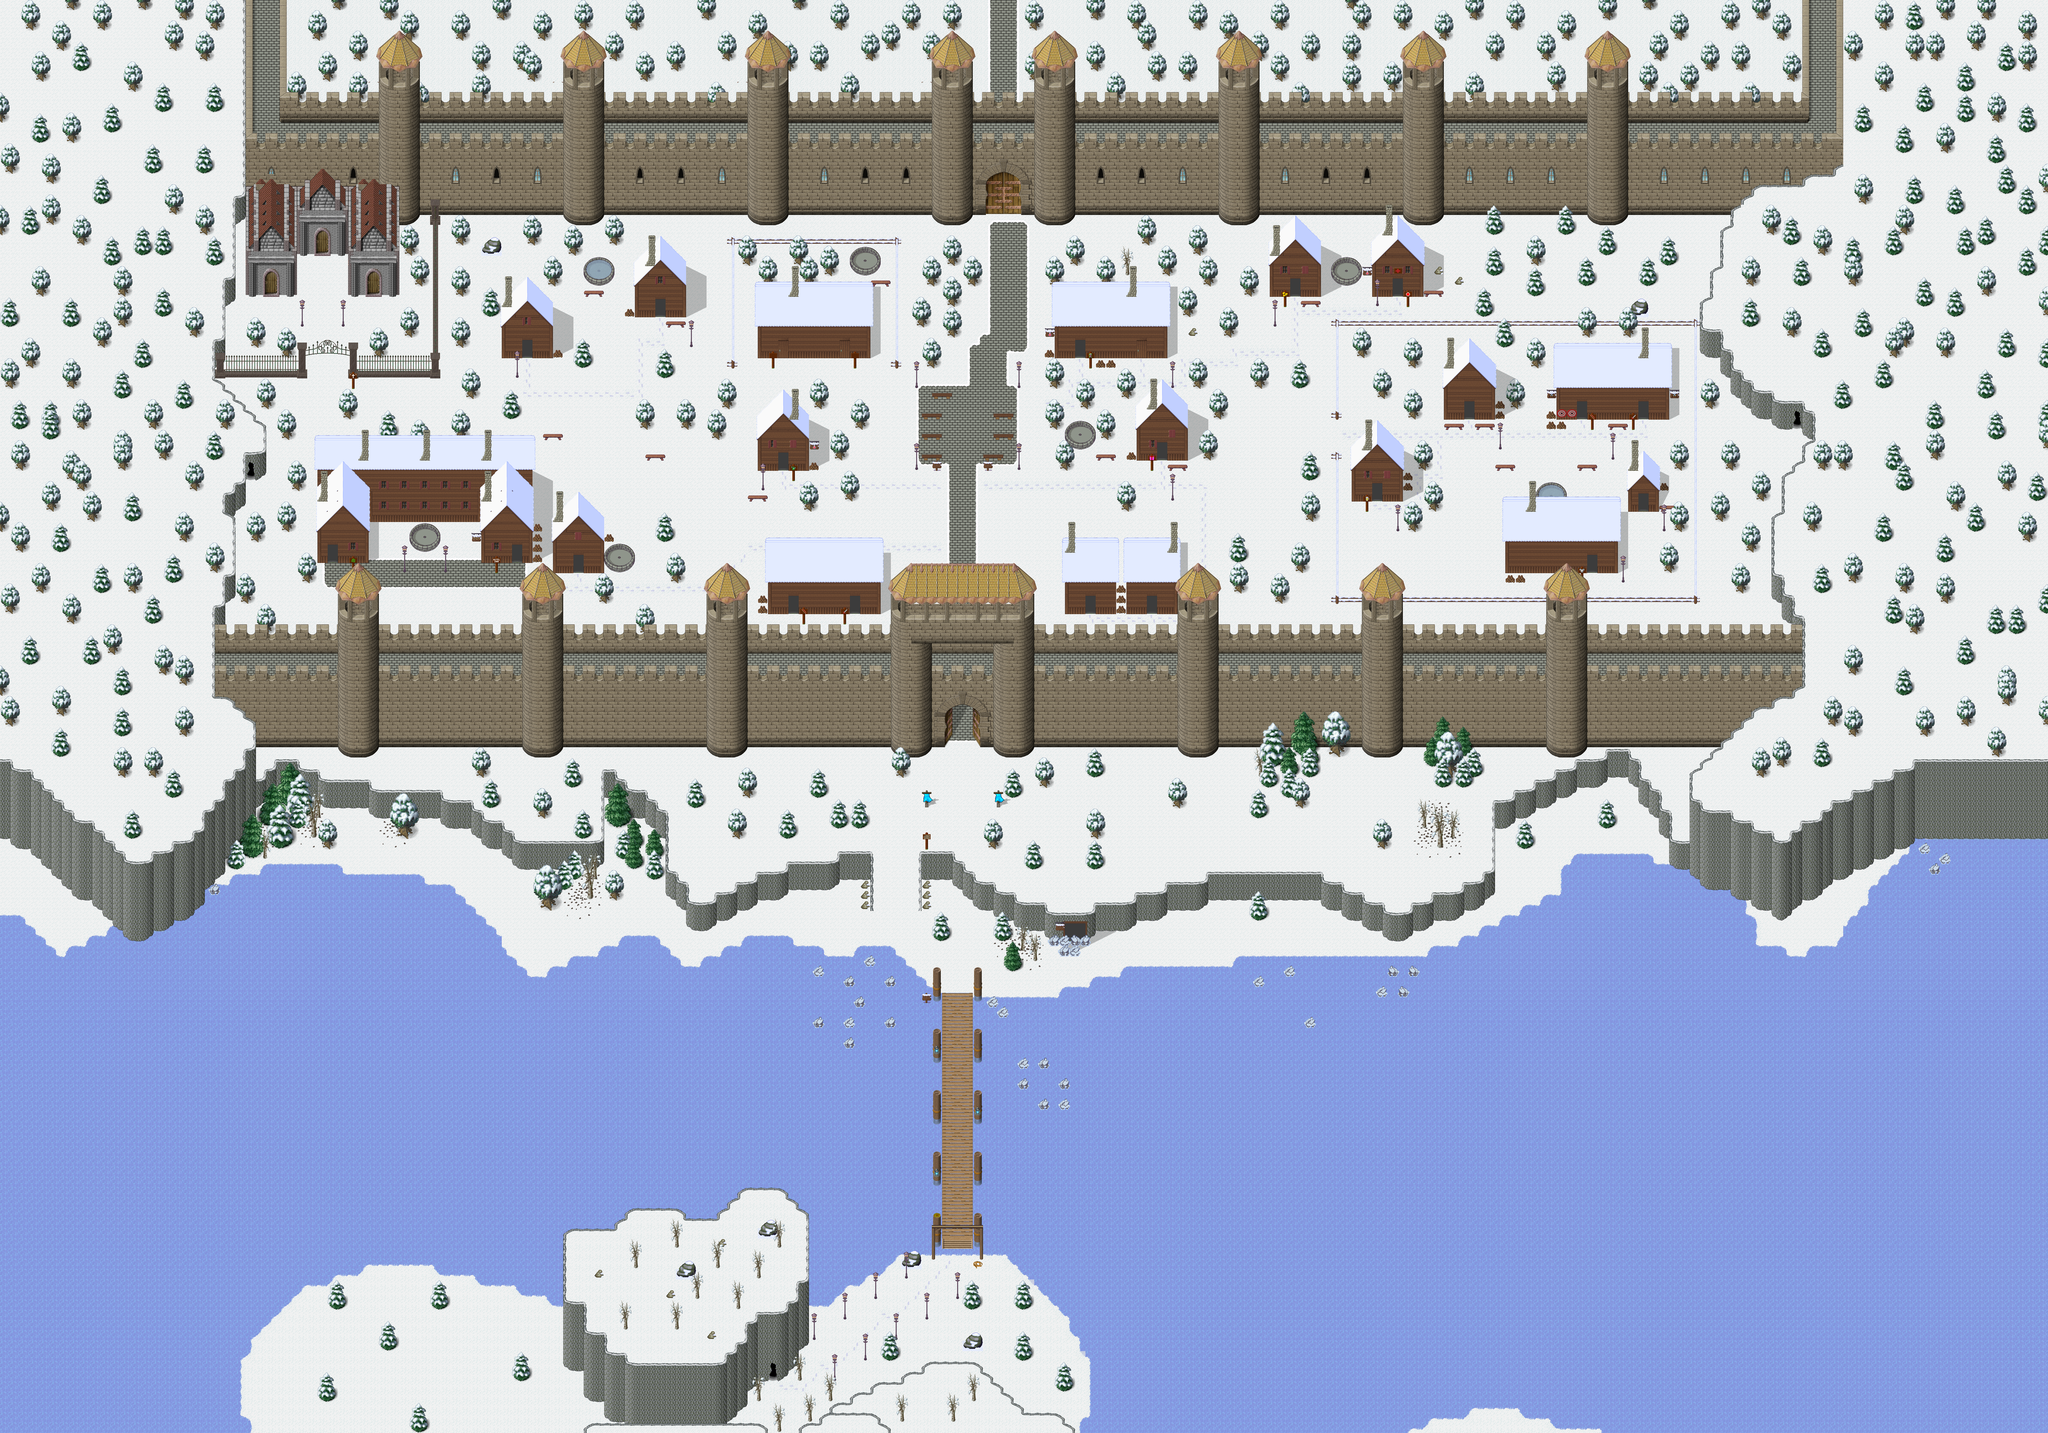

This is a level from a 2D game, rendered from its Tiled map with the project's own tilesets. A one-line summary and the map file follow, with tile-layer data summarised:
An orthogonal 200x140 tile map with 32x32 px tiles, 9 tile layers (ground, ground2, ground3, ground4, ...), 1 hidden layer not drawn, 23 tilesets and 56 objects (23x warp, 20x PARTICLE_EFFECT, 6x spawn, PARTICLE_EFFECT-off, Comentário).

<map version="1.0" orientation="orthogonal" width="200" height="140" tilewidth="32" tileheight="32">
 <properties>
  <property name="minimap" value="/graphics/minimaps/froz.png" />
  <property name="name" value="Froz" />
  <property name="pasta" value="froz" />
 </properties>
 <tileset firstgid="1" name="Neve" tilewidth="32" tileheight="32">
  <image source="../graphics/tiles/Snow.png" width="512" height="512" />
 </tileset>
 <tileset firstgid="257" name="Neve_x2" tilewidth="32" tileheight="64">
  <image source="../graphics/tiles/Snow_x2.png" width="512" height="64" />
 </tileset>
 <tileset firstgid="273" name="gelo" tilewidth="32" tileheight="32">
  <image source="../graphics/tiles/gelo.png" width="160" height="96" />
 </tileset>
 <tileset firstgid="288" name="Neve_x3" tilewidth="32" tileheight="96">
  <image source="../graphics/tiles/Snow_x3.png" width="512" height="96" />
 </tileset>
 <tileset firstgid="304" name="Snow_tree_x3" tilewidth="32" tileheight="96">
  <image source="../graphics/tiles/Snow_tree_x3.png" width="256" height="96" />
 </tileset>
 <tileset firstgid="312" name="Sombras" tilewidth="32" tileheight="32">
  <image source="../graphics/tiles/sombras.png" width="192" height="128" />
 </tileset>
 <tileset firstgid="336" name="Porto" tilewidth="32" tileheight="32">
  <image source="../graphics/tiles/Tulimshar_Docks.png" width="512" height="320" />
 </tileset>
 <tileset firstgid="496" name="castle-walls" tilewidth="32" tileheight="32">
  <image source="../graphics/tiles/castle-walls.png" width="544" height="640" />
 </tileset>
 <tileset firstgid="836" name="blockWalls2" tilewidth="32" tileheight="32">
  <image source="../graphics/tiles/blockWalls2.png" width="512" height="128" />
 </tileset>
 <tileset firstgid="900" name="Snow_village" tilewidth="32" tileheight="32">
  <image source="../graphics/tiles/Snow_village.png" width="512" height="512" />
 </tileset>
 <tileset firstgid="1156" name="Woodland_village" tilewidth="32" tileheight="32">
  <image source="../graphics/tiles/Woodland_village.png" width="512" height="512" />
 </tileset>
 <tileset firstgid="1412" name="placas_x2" tilewidth="32" tileheight="64">
  <image source="../graphics/tiles/placas_x2.png" width="512" height="64" />
 </tileset>
 <tileset firstgid="1428" name="igrejas" tilewidth="32" tileheight="32">
  <image source="../graphics/tiles/igrejas.png" width="448" height="288" />
 </tileset>
 <tileset firstgid="1554" name="Woodland_snow_x3" tilewidth="32" tileheight="96">
  <image source="../graphics/tiles/Woodland_snow_x3.png" width="512" height="96" />
 </tileset>
 <tileset firstgid="1570" name="cemiterio_x3" tilewidth="32" tileheight="96">
  <image source="../graphics/tiles/cemiterio_x3.png" width="512" height="192" />
 </tileset>
 <tileset firstgid="1602" name="cemiterio_x3" tilewidth="32" tileheight="32">
  <image source="../graphics/tiles/cemiterio_x3.png" width="512" height="192" />
 </tileset>
 <tileset firstgid="1698" name="collision" tilewidth="32" tileheight="32">
  <image source="../graphics/tiles/collision.png" width="64" height="32" />
 </tileset>
 <tileset firstgid="1700" name="portal_x4" tilewidth="32" tileheight="128">
  <image source="../graphics/tiles/portal_x4.png" width="576" height="256" />
 </tileset>
 <tileset firstgid="1736" name="flags-anime_x2" tilewidth="32" tileheight="64">
  <image source="../graphics/tiles/flags-anime_x2.png" width="384" height="768" />
  <tile id="84">
   <properties>
    <property name="animation-delay0" value="25" />
    <property name="animation-delay1" value="25" />
    <property name="animation-delay2" value="25" />
    <property name="animation-delay3" value="25" />
    <property name="animation-delay4" value="25" />
    <property name="animation-delay5" value="25" />
    <property name="animation-frame0" value="84" />
    <property name="animation-frame1" value="86" />
    <property name="animation-frame2" value="88" />
    <property name="animation-frame3" value="90" />
    <property name="animation-frame4" value="92" />
    <property name="animation-frame5" value="94" />
   </properties>
  </tile>
  <tile id="85">
   <properties>
    <property name="animation-delay0" value="25" />
    <property name="animation-delay1" value="25" />
    <property name="animation-delay2" value="25" />
    <property name="animation-delay3" value="25" />
    <property name="animation-delay4" value="25" />
    <property name="animation-delay5" value="25" />
    <property name="animation-frame0" value="85" />
    <property name="animation-frame1" value="87" />
    <property name="animation-frame2" value="89" />
    <property name="animation-frame3" value="91" />
    <property name="animation-frame4" value="93" />
    <property name="animation-frame5" value="95" />
   </properties>
  </tile>
 </tileset>
 <tileset firstgid="1880" name="water-ice" tilewidth="32" tileheight="32">
  <image source="../graphics/tiles/water-ice.png" width="64" height="32" />
 </tileset>
 <tileset firstgid="1882" name="water-ice-anime" tilewidth="32" tileheight="32">
  <image source="../graphics/tiles/water-ice-anime.png" width="96" height="384" />
 </tileset>
 <tileset firstgid="1918" name="Snow_tree_x5" tilewidth="32" tileheight="160">
  <image source="../graphics/tiles/Snow_tree_x5.png" width="384" height="160" />
 </tileset>
 <tileset firstgid="1930" name="Woodland_graveyard_ground" tilewidth="32" tileheight="128">
  <image source="../graphics/tiles/Woodland_graveyard_ground.png" width="512" height="128" />
 </tileset>
 <layer name="ground" width="200" height="140">
  <data>[28000 cells, 28000 non-empty, 18 distinct tile ids]</data>
 </layer>
 <layer name="ground2" width="200" height="140">
  <data>[28000 cells, 18446 non-empty, 51 distinct tile ids]</data>
 </layer>
 <layer name="ground3" width="200" height="140">
  <data>[28000 cells, 165 non-empty, 30 distinct tile ids]</data>
 </layer>
 <layer name="ground4" width="200" height="140">
  <data>[28000 cells, 3809 non-empty, 155 distinct tile ids]</data>
 </layer>
 <layer name="fringe" width="200" height="140">
  <data>[28000 cells, 1859 non-empty, 126 distinct tile ids]</data>
 </layer>
 <layer name="top" width="200" height="140">
  <data>[28000 cells, 1104 non-empty, 93 distinct tile ids]</data>
 </layer>
 <layer name="top2" width="200" height="140">
  <data>[28000 cells, 126 non-empty, 32 distinct tile ids]</data>
 </layer>
 <layer name="top3" width="200" height="140">
  <data>[28000 cells, 642 non-empty, 10 distinct tile ids]</data>
 </layer>
 <layer name="top4" width="200" height="140">
  <data>[28000 cells, 2414 non-empty, 68 distinct tile ids]</data>
 </layer>
 <layer name="collision" width="200" height="140" visible="0" opacity="0.58">
  <data>[28000 cells, 20608 non-empty, 1 distinct tile ids]</data>
 </layer>
 <objectgroup color="#0000ff" name="scripts" width="200" height="140" visible="0">
  <properties>
   <property name="file-guardas" value="guardas.conf" />
   <property name="file-idolos" value="idolos.conf" />
  </properties>
 </objectgroup>
 <objectgroup color="#ffff00" name="spawns" width="200" height="140" visible="0">
  <!-- 6 objects omitted --></objectgroup>
 <objectgroup color="#00aa00" name="warps" width="200" height="140" visible="0">
  <!-- 23 objects omitted --></objectgroup>
 <objectgroup name="particle" width="0" height="0" visible="0">
  <!-- 21 objects omitted --></objectgroup>
 <objectgroup name="magin" width="200" height="140" visible="0">
  <!-- 5 objects omitted --></objectgroup>
 <objectgroup color="#0000ff" name="Comentário" width="200" height="140" visible="0">
  <!-- 1 objects omitted --></objectgroup>
</map>
<!-- 56 of 56 objects omitted -->
